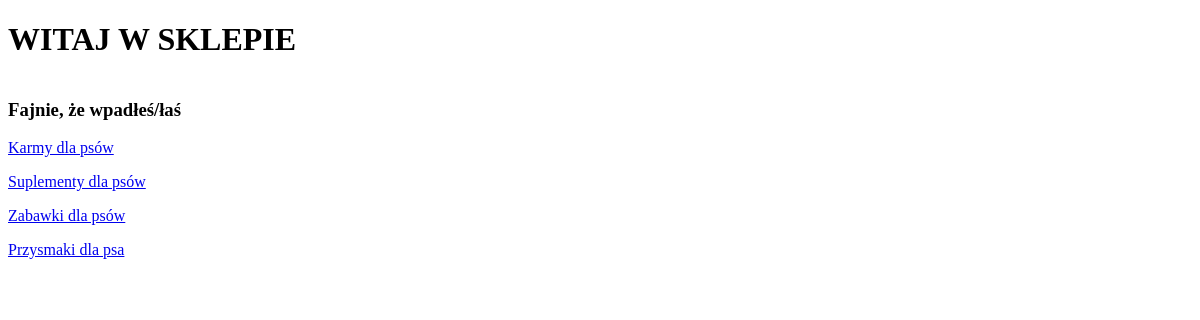
Before: / with the older database file.
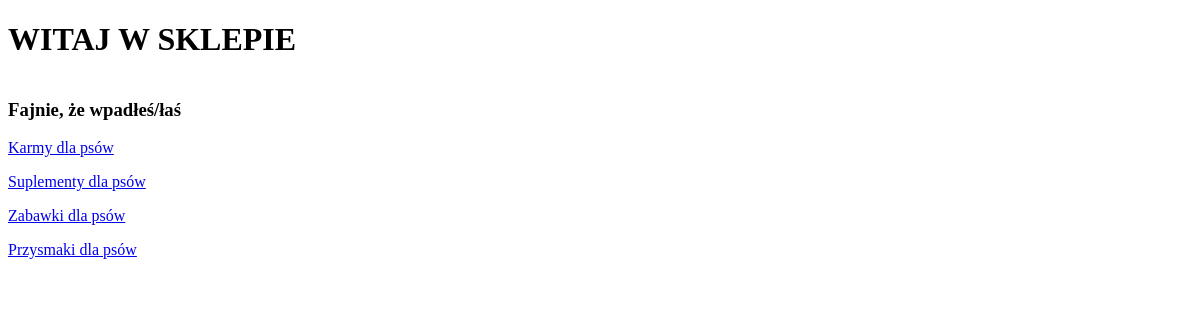
After: the same page with the newer database file.
### products/models.py (models this page shows, shortened)
class Category(models.Model):
    name = models.CharField(max_length=30)
    class Meta:
        verbose_name = "Category"
        verbose_name_plural = "Categories"

### products/views.py (the view)
# urls.py: path('', index, name='index'),
def index(request):
    categories = Category.objects.all()
    context = {'categories': categories}
    return render(request, 'base.html', context)

### products/templates/base.html (shortened to what this page needs)
<!DOCTYPE html>
<html lang="en">
<head>
</head>
<body>
    <div>
        <h1> WITAJ W SKLEPIE </h1>
    </div>
    <div style="width:200px; float:left">
        <h3> Fajnie, że wpadłeś/łaś </h3>
        {% for cat in categories %}
            <p><a href="/category/{{ cat.id }}"> {{ cat.name }}</a></p>
        {% endfor %}
    </div>
</body>
</html>

Changed rows visible on the page:
changed Category: name "Przysmaki dla psa" → "Przysmaki dla psów"
